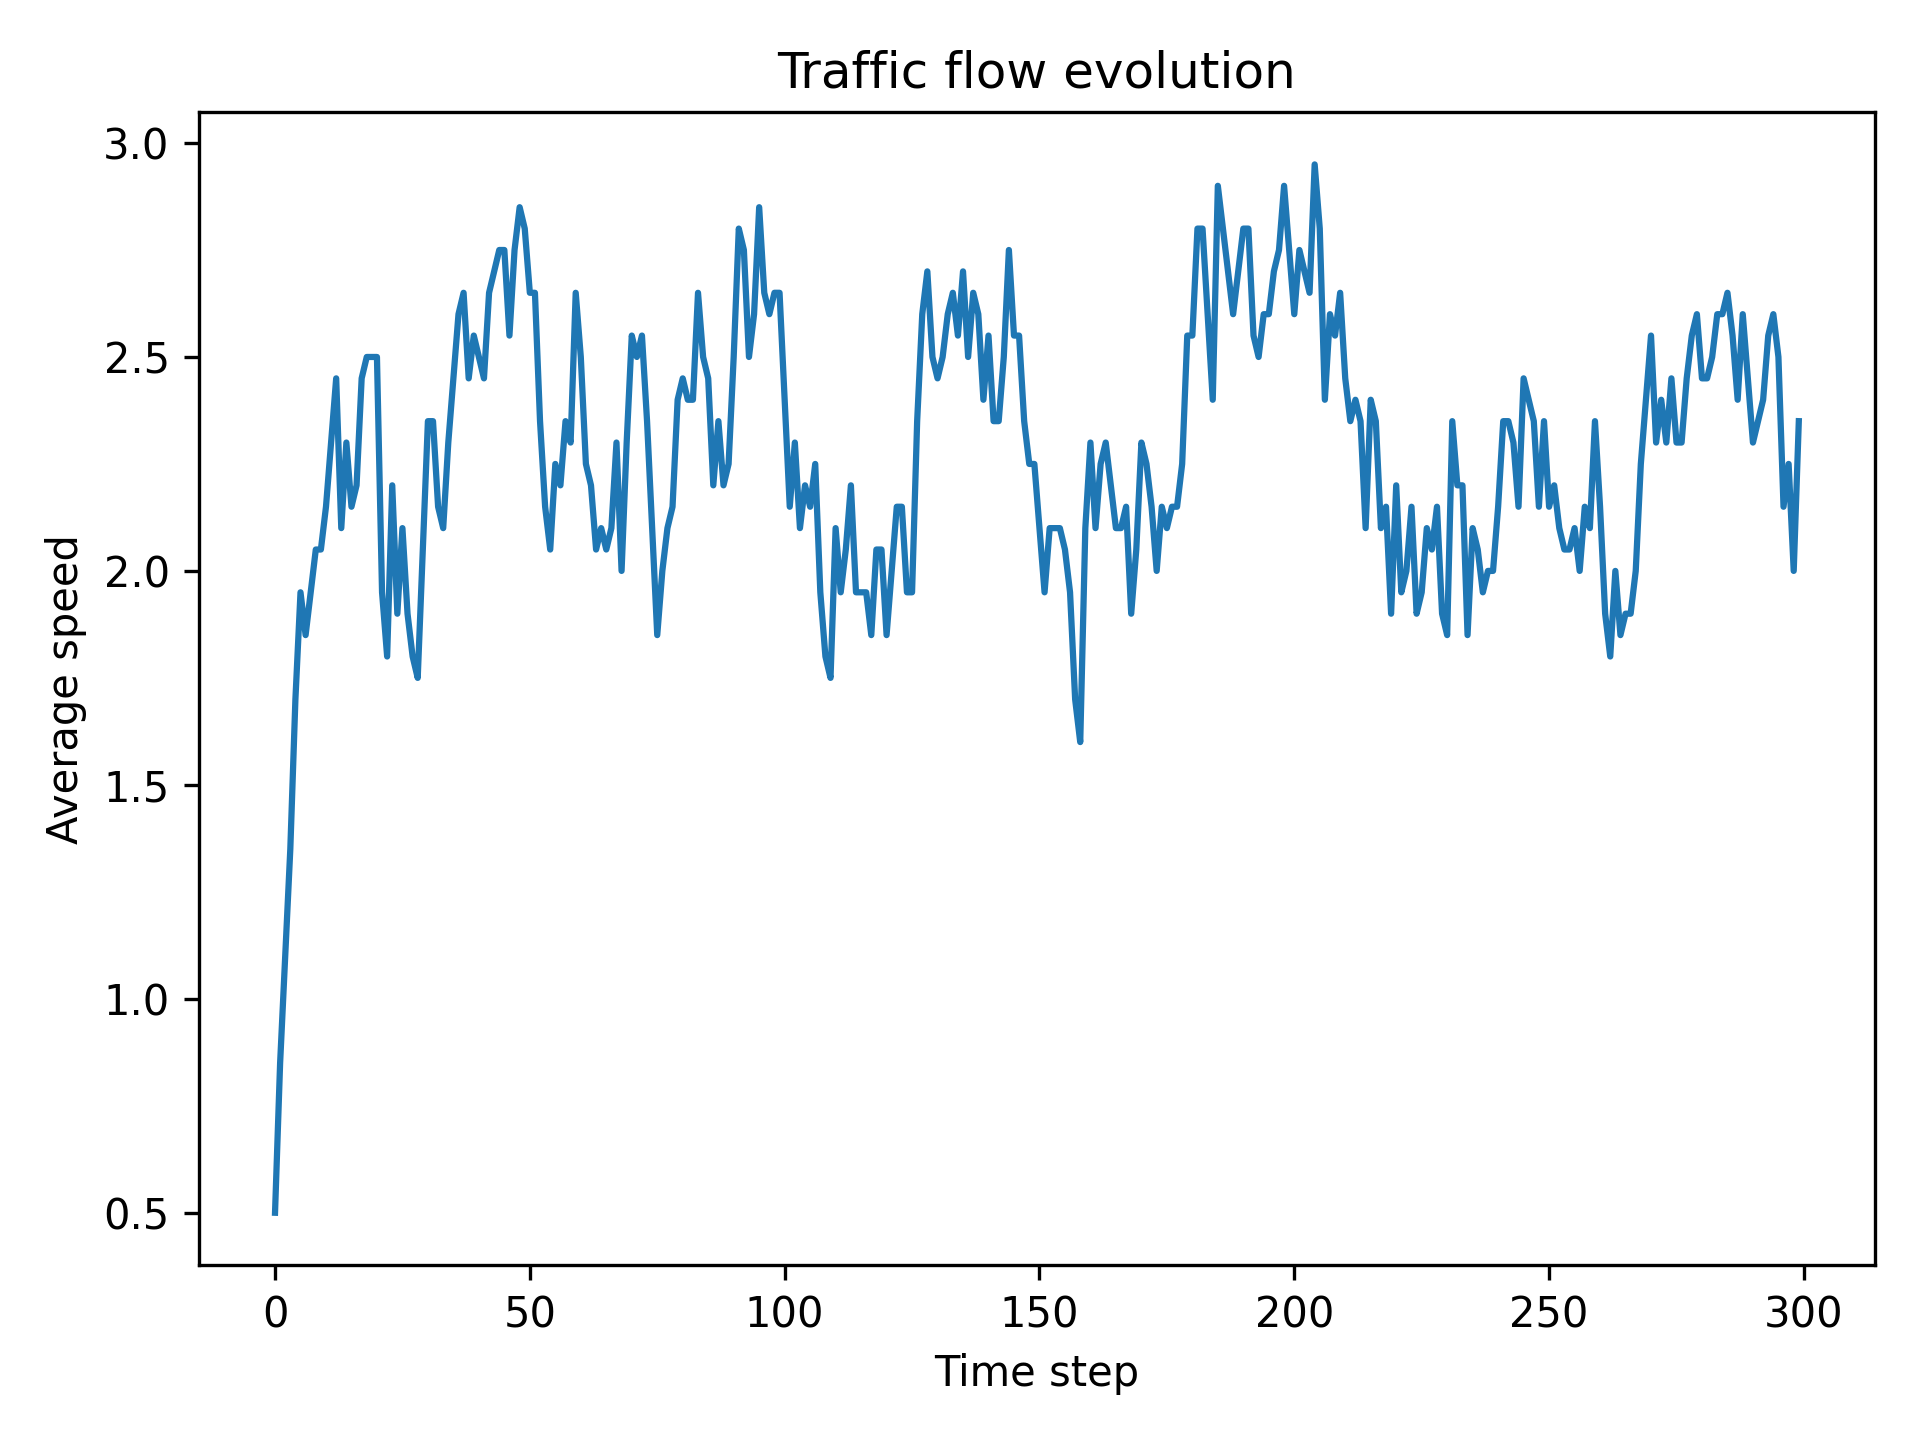

The Python source for this figure:
import matplotlib.pyplot as plt
from simulation import TrafficSimulation


def animate_simulation(steps=100):
    sim = TrafficSimulation()

    avg_speeds = []

    for _ in range(steps):
        sim.step()
        avg_speeds.append(sim.average_speed())

    plt.figure()
    plt.plot(avg_speeds)
    plt.xlabel("Time step")
    plt.ylabel("Average speed")
    plt.title("Traffic flow evolution")
    plt.tight_layout()
    plt.savefig("visualization.png", dpi=300)
    plt.close()


if __name__ == "__main__":
    animate_simulation(300)